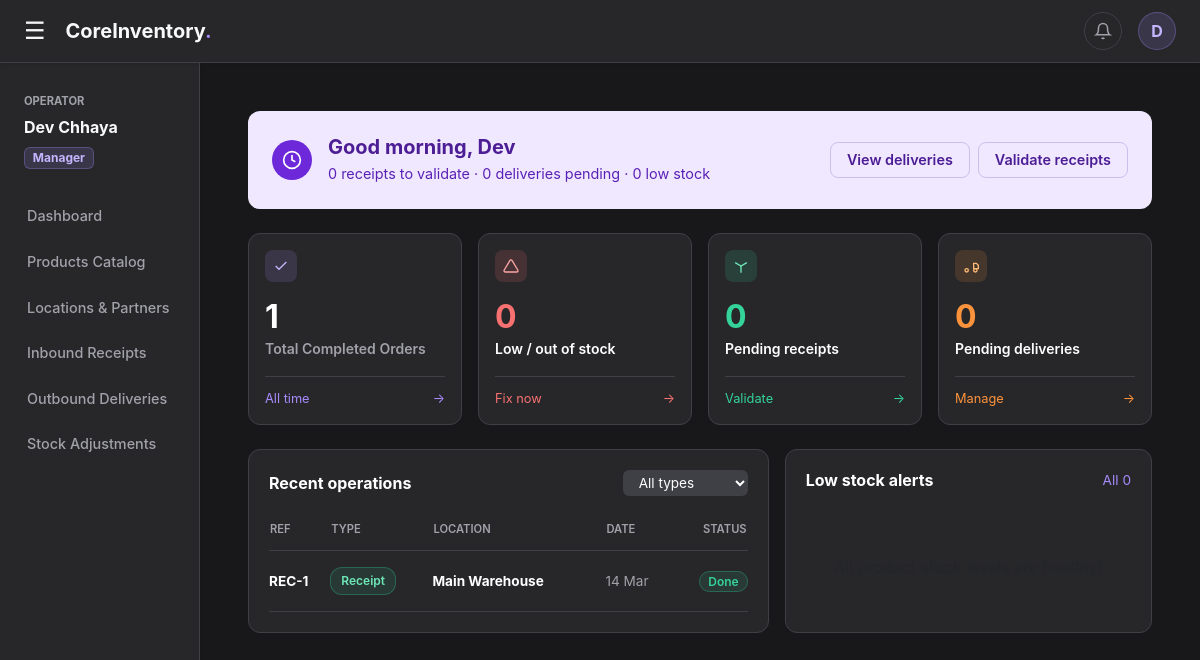
The app's page /dashboard (signed in) with its own data.
### app.py (models this page shows)
class User(db.Model):
    __tablename__ = 'users'
    id = db.Column(db.Integer, primary_key=True)
    username = db.Column(db.String(50), unique=True, nullable=False)
    email = db.Column(db.String(100), unique=True, nullable=False)
    password_hash = db.Column(db.String(255), nullable=False)
    role = db.Column(db.String(20), nullable=False, default='Manager')
    address = db.Column(db.Text, nullable=True)
    preferred_payment = db.Column(db.String(20), nullable=True, default='UPI')

class InventoryOperation(db.Model):
    __tablename__ = 'inventory_operations'
    id = db.Column(db.Integer, primary_key=True)
    document_type = db.Column(db.String(50), nullable=False)
    status = db.Column(db.String(50), nullable=False)
    source_location_id = db.Column(db.Integer, db.ForeignKey('locations.id'))
    dest_location_id = db.Column(db.Integer, db.ForeignKey('locations.id'))
    created_by = db.Column(db.Integer, db.ForeignKey('users.id'))
    created_at = db.Column(db.DateTime, default=datetime.utcnow)

class Location(db.Model):
    __tablename__ = 'locations'
    id = db.Column(db.Integer, primary_key=True)
    name = db.Column(db.String(100), nullable=False)
    type = db.Column(db.String(50), nullable=False)

### app.py (the view)
@app.route('/dashboard')
@login_required
def dashboard():
    total_products = Product.query.count()
    pending_receipts = InventoryOperation.query.filter_by(document_type='Receipt').filter(InventoryOperation.status != 'Done').count()
    pending_deliveries = InventoryOperation.query.filter_by(document_type='Delivery').filter(InventoryOperation.status != 'Done').count()
    total_completed = InventoryOperation.query.filter_by(status='Done').count()
    stock_levels = db.session.query(StockLedger.product_id, func.sum(StockLedger.quantity_change).label('total_stock')).group_by(StockLedger.product_id).all()
    stock_dict = {item.product_id: item.total_stock for item in stock_levels}
    all_products = Product.query.all()
    low_stock_items = []
    for p in all_products:
        qty = stock_dict.get(p.id, 0.0)
        if qty <= 10:
            low_stock_items.append({'product': p, 'qty': qty})
    low_stock_items.sort(key=lambda x: x['qty'])
    low_stock_count = len(low_stock_items)
    recent_ops = InventoryOperation.query.order_by(InventoryOperation.created_at.desc()).limit(8).all()
    loc_map = {loc.id: loc.name for loc in Location.query.all()}
    return render_template('dashboard.html', total_products=total_products, pending_receipts=pending_receipts, pending_deliveries=pending_deliveries, total_completed=total_completed, low_stock=low_stock_count, low_stock_items=low_stock_items[:5], recent_ops=recent_ops, loc_map=loc_map)

### app.py (called while the page is built)
@app.context_processor
def inject_global_data():
    if 'user_id' in session:
        nav_pending = InventoryOperation.query.filter(InventoryOperation.status != 'Done').order_by(InventoryOperation.created_at.desc()).limit(4).all()
        nav_completed = InventoryOperation.query.filter_by(status='Done').order_by(InventoryOperation.created_at.desc()).limit(4).all()
        return dict(nav_pending=nav_pending, nav_completed=nav_completed)
    return dict()

def login_required(f):
    @wraps(f)
    def decorated_function(*args, **kwargs):
        if 'user_id' not in session:
            return redirect(url_for('login'))
        user = User.query.get(session['user_id'])
        if not user:
            session.clear()
            flash('Your session has expired. Please log in again.', 'danger')
            return redirect(url_for('login'))
        return f(*args, **kwargs)
    return decorated_function

### templates/dashboard.html (shortened to what this page needs)
{% extends "base.html" %}
{% block content %}
<div class="hero-banner mb-4 d-flex flex-column flex-md-row justify-content-between align-items-md-center">
    <div class="d-flex align-items-center mb-3 mb-md-0">
        <div class="hero-icon-wrapper me-3">
            <svg width="20" height="20" viewBox="0 0 24 24" fill="none" stroke="currentColor" stroke-width="2"><circle cx="12" cy="12" r="10"></circle><polyline points="12 6 12 12 16 14"></polyline></svg>
        </div>
        <div>
            <h5 class="mb-1 fw-bold">Good morning, {{ session.get('user_name', 'User').split()[0] }}</h5>
            <p class="mb-0" style="font-size: 0.9rem; color: #5B21B6;">{{ pending_receipts }} receipts to validate · {{ pending_deliveries }} deliveries pending · {{ low_stock }} low stock</p>
        </div>
    </div>
    <div class="d-flex">
        <button class="btn-hero me-2" onclick="window.location.href='/deliveries'">View deliveries</button>
        <button class="btn-hero" onclick="window.location.href='/receipts'">Validate receipts</button>
    </div>
</div>
<div class="row g-3 mb-4">
    <div class="col-md-3">
        <div class="kpi-card-ui h-100">
            <div class="kpi-icon icon-purple"><svg width="16" height="16" viewBox="0 0 24 24" fill="none" stroke="currentColor" stroke-width="2"><polyline points="20 6 9 17 4 12"></polyline></svg></div>
            <h2 class="mb-0 fw-bold text-white">{{ total_completed }}</h2>
            <small class="fw-semibold" style="color: #A1A1AA;">Total Completed Orders</small>
            <a href="#" class="kpi-link" style="color: #A78BFA;">All time <span>→</span></a>
        </div>
    </div>
    <div class="col-md-3">
        <div class="kpi-card-ui h-100">
            <div class="kpi-icon icon-red"><svg width="16" height="16" viewBox="0 0 24 24" fill="none" stroke="currentColor" stroke-width="2"><path d="M10.29 3.86L1.82 18a2 2 0 0 0 1.71 3h16.94a2 2 0 0 0 1.71-3L13.71 3.86a2 2 0 0 0-3.42 0z"></path></svg></div>
            <h2 class="mb-0 fw-bold" style="color: #F87171;">{{ low_stock }}</h2>
            <small class="text-white fw-semibold">Low / out of stock</small>
            <a href="/receipts" class="kpi-link" style="color: #F87171;">Fix now <span>→</span></a>
        </div>
    </div>
    <div class="col-md-3">
        <div class="kpi-card-ui h-100">
            <div class="kpi-icon icon-green"><svg width="16" height="16" viewBox="0 0 24 24" fill="none" stroke="currentColor" stroke-width="2"><polyline points="3.27 6.96 12 12.01 20.73 6.96"></polyline><line x1="12" y1="22.08" x2="12" y2="12"></line></svg></div>
            <h2 class="mb-0 fw-bold" style="color: #34D399;">{{ pending_receipts }}</h2>
            <small class="text-white fw-semibold">Pending receipts</small>
            <a href="/receipts" class="kpi-link" style="color: #34D399;">Validate <span>→</span></a>
        </div>
    </div>
    <div class="col-md-3">
        <div class="kpi-card-ui h-100">
            <div class="kpi-icon icon-orange"><svg width="16" height="16" viewBox="0 0 24 24" fill="none" stroke="currentColor" stroke-width="2"><polygon points="16 8 20 8 23 11 23 16 16 16 16 8"></polygon><circle cx="5.5" cy="18.5" r="2.5"></circle><circle cx="18.5" cy="18.5" r="2.5"></circle></svg></div>
            <h2 class="mb-0 fw-bold" style="color: #FB923C;">{{ pending_deliveries }}</h2>
            <small class="text-white fw-semibold">Pending deliveries</small>
            <a href="/deliveries" class="kpi-link" style="color: #FB923C;">Manage <span>→</span></a>
        </div>
    </div>
</div>
<div class="row g-3">
    <div class="col-lg-7">
        <div class="panel-card h-100">
            <div class="d-flex justify-content-between align-items-center mb-4">
                <h6 class="text-white fw-bold mb-0">Recent operations</h6>
                <div class="d-flex align-items-center">
                    <select class="select-minimal" id="opTypeFilter" onchange="filterOperations()">
                        <option value="All">All types</option>
                    </select>
                </div>
            </div>
            <table class="custom-table">
                <thead><tr><th>REF</th><th>TYPE</th><th>LOCATION</th><th>DATE</th><th class="text-end">STATUS</th></tr></thead>
                <tbody>
                    {% for op in recent_ops %}
                    <tr class="op-row" data-type="{{ op.document_type }}">
                        <td class="fw-bold text-white">{{ op.document_type[:3]|upper }}-{{ op.id }}</td>
                        <td><span class="tag tag-{{ op.document_type }}">{{ op.document_type }}</span></td>
                        <td class="fw-bold text-white">{{ loc_map.get(op.dest_location_id, 'System') }}</td>
                        <td style="color: #A1A1AA;">{{ op.created_at.strftime('%d %b') }}</td>
                        <td class="text-end"><span class="status-{{ op.status }}">{{ op.status }}</span></td>
                    </tr>
                    {% else %}
                    <tr><td colspan="5" class="text-center text-muted pt-5">No recent operations.</td></tr>
                    {% endfor %}
                </tbody>
            </table>
        </div>
    </div>
    <div class="col-lg-5">
        <div class="panel-card h-100">
            <div class="d-flex justify-content-between align-items-center mb-2">
                <h6 class="text-white fw-bold mb-0">Low stock alerts</h6>
                <span style="color: #A78BFA; font-size: 0.85rem;">All {{ low_stock }}</span>
            </div>
            <div class="stock-list mt-3">
                {% for item in low_stock_items %}
                <div class="stock-row">
                    <div>
                        <div class="fw-bold text-white" style="font-size: 0.9rem;">{{ item.product.name }}</div>
                        <div style="color: #A1A1AA; font-size: 0.75rem;">{{ item.product.sku }} · {{ item.product.unit_of_measure }}</div>
                        <div class="stock-indicator mt-2" style="width: 25%;"></div>
                    </div>
                    <div class="text-end">
                        <div style="color: #F87171; font-size: 0.75rem; margin-bottom: 8px;">{{ item.qty }} left</div>
                        <button class="btn-receipt" onclick="window.location.href='/receipts'">+ Receipt</button>
                    </div>
                </div>
                {% else %}
                <div class="text-center text-muted pt-5">All product stock levels are healthy!</div>
                {% endfor %}
            </div>
        </div>
    </div>
</div>
{% endblock %}

### templates/base.html (shortened to what this page needs)
<!DOCTYPE html>
<html lang="en">
<head>
    <link href="https://cdn.jsdelivr.net/npm/bootstrap@5.3.0/dist/css/bootstrap.min.css" rel="stylesheet">
</head>
<body>
    <div class="top-navbar sticky-top shadow-sm">
        <div class="d-flex align-items-center">
            <button class="burger-icon" id="sidebarToggle">&#9776;</button>
            <h5 class="mb-0 fw-bold text-light">CoreInventory<span style="color: var(--accent-light)">.</span></h5>
        </div>
        <div class="d-flex align-items-center">
            <div class="dropdown me-3">
                <button class="nav-icon-btn" type="button" data-bs-toggle="dropdown" aria-expanded="false">
                    <svg width="18" height="18" viewBox="0 0 24 24" fill="none" stroke="currentColor" stroke-width="2"><path d="M18 8A6 6 0 0 0 6 8c0 7-3 9-3 9h18s-3-2-3-9"></path><path d="M13.73 21a2 2 0 0 1-3.46 0"></path></svg>
                </button>
            </div>
            <div class="dropdown">
                <button class="profile-btn" type="button" data-bs-toggle="dropdown" aria-expanded="false">
                    {{ session.get('user_name', 'U')[0] | upper }}
                </button>
            </div>
        </div>
    </div>
    <div class="container-fluid position-relative">
        <div class="row flex-nowrap">
            <nav id="sidebar" class="col-auto col-md-3 col-lg-2 px-0 sidebar-menu shadow-sm">
                <div class="px-4 mb-4">
                    <small class="text-uppercase fw-bold" style="color: var(--text-muted); font-size: 0.7rem;">Operator</small>
                    <div class="text-light mt-1 fw-bold">{{ session.get('user_name', 'System User') }}</div>
                    <span class="badge mt-2" style="background: rgba(167, 139, 250, 0.15); color: #C4B5FD; border: 1px solid rgba(167, 139, 250, 0.3);">{{ session.get('user_role', 'Guest') }}</span>
                </div>
                <a href="/dashboard">Dashboard</a>
                {% if session.get('user_role') == 'Manager' %}
                    <a href="/products">Products Catalog</a>
                    <a href="/locations">Locations & Partners</a>
                {% endif %}
                <a href="/receipts">Inbound Receipts</a>
                <a href="/deliveries">Outbound Deliveries</a>
                <a href="/adjustments">Stock Adjustments</a>
            </nav>
            <main class="col px-md-5 py-5">
                {% block content %}{% endblock %}
            </main>
        </div>
    </div>
</body>
</html>

### templates/base.html (style rules this page uses)
:root { --bg-dark: #18181B; --surface-dark: #27272A; --border-dark: #3F3F46; --text-primary: #F4F4F5; --text-muted: #A1A1AA; --accent-light: #A78BFA; }
body { background-color: var(--bg-dark); color: var(--text-primary); overflow-x: hidden; font-family: 'Inter', system-ui, sans-serif; }
.top-navbar { background-color: var(--surface-dark); border-bottom: 1px solid var(--border-dark); padding: 12px 24px; display: flex; align-items: center; justify-content: space-between; }
.burger-icon { font-size: 1.5rem; cursor: pointer; margin-right: 20px; border: none; background: none; color: var(--text-primary); padding: 0; transition: color 0.2s; }
.nav-icon-btn { background: transparent; border: 1px solid var(--border-dark); color: var(--text-muted); border-radius: 50%; width: 38px; height: 38px; display: flex; align-items: center; justify-content: center; transition: all 0.2s; position: relative; }
.profile-btn { background: rgba(167, 139, 250, 0.15); color: #C4B5FD; border: 1px solid rgba(167, 139, 250, 0.3); border-radius: 50%; width: 38px; height: 38px; font-weight: bold; display: flex; align-items: center; justify-content: center; text-decoration: none; cursor: pointer; }
.sidebar-menu { min-height: calc(100vh - 63px); background-color: var(--surface-dark); border-right: 1px solid var(--border-dark); padding-top: 24px; transition: all 0.2s ease-in-out; }
.sidebar-menu a { color: var(--text-muted); text-decoration: none; padding: 12px 24px; display: block; font-weight: 500; font-size: 0.9rem; transition: all 0.2s; border-left: 3px solid transparent; }

### templates/dashboard.html (style rules this page uses)
.kpi-card-ui { background-color: #27272A; border: 1px solid #3F3F46; border-radius: 12px; padding: 16px; transition: transform 0.2s, box-shadow 0.2s; }
.kpi-icon { width: 32px; height: 32px; border-radius: 8px; display: flex; align-items: center; justify-content: center; font-weight: bold; font-size: 14px; margin-bottom: 16px; }
.icon-purple { background-color: rgba(167, 139, 250, 0.15); color: #C4B5FD; }
.icon-red { background-color: rgba(248, 113, 113, 0.15); color: #FCA5A5; }
.icon-green { background-color: rgba(52, 211, 153, 0.15); color: #6EE7B7; }
.icon-orange { background-color: rgba(251, 146, 60, 0.15); color: #FDBA74; }
.kpi-link { display: flex; justify-content: space-between; align-items: center; font-size: 0.8rem; text-decoration: none; border-top: 1px solid #3F3F46; padding-top: 12px; margin-top: 16px; transition: opacity 0.2s; }
.panel-card { background-color: #27272A; border: 1px solid #3F3F46; border-radius: 12px; padding: 20px; }
.custom-table { width: 100%; color: #F4F4F5; font-size: 0.85rem; }
.custom-table th { color: #A1A1AA; text-transform: uppercase; font-size: 0.7rem; border-bottom: 1px solid #3F3F46; padding-bottom: 12px; font-weight: 600; }
.custom-table td { padding: 16px 0; border-bottom: 1px solid #3F3F46; vertical-align: middle; }
.tag { padding: 4px 10px; border-radius: 12px; font-size: 0.75rem; font-weight: 600; display: inline-block; }
.tag-Receipt { background: rgba(52, 211, 153, 0.1); border: 1px solid rgba(52, 211, 153, 0.3); color: #6EE7B7; }
.status-Done { background: rgba(52, 211, 153, 0.1); color: #34D399; border: 1px solid rgba(52, 211, 153, 0.3); padding: 2px 8px; border-radius: 12px; font-size: 0.75rem; font-weight: 600; }
.select-minimal { background-color: #3F3F46; color: white; border: none; border-radius: 6px; padding: 4px 12px; font-size: 0.85rem; outline: none; }
.hero-banner { background: #EFE8FF; color: #4C1D95; border-radius: 12px; padding: 24px; }
.hero-icon-wrapper { width: 40px; height: 40px; border-radius: 50%; background-color: #6D28D9; color: white; display: flex; align-items: center; justify-content: center; }
.btn-hero { background-color: transparent; border: 1px solid rgba(76, 29, 149, 0.2); color: #4C1D95; border-radius: 8px; padding: 6px 16px; font-weight: 600; font-size: 0.9rem; transition: all 0.2s; cursor: pointer; }

### records on screen
User: get "Dev Chhaya", get "Manager"
InventoryOperation: document_type "REC", id "1", document_type "Receipt", created_at "14 Mar", status "Done"
Location: get "Main Warehouse"

### other values on screen
{{ session.get('user_name', 'U')[0] | upper }} "D"
{{ session.get('user_name', 'User').split()[0] }} "Dev"
{{ pending_receipts }} "0"
{{ pending_deliveries }} "0"
{{ low_stock }} "0"
{{ total_completed }} "1"
